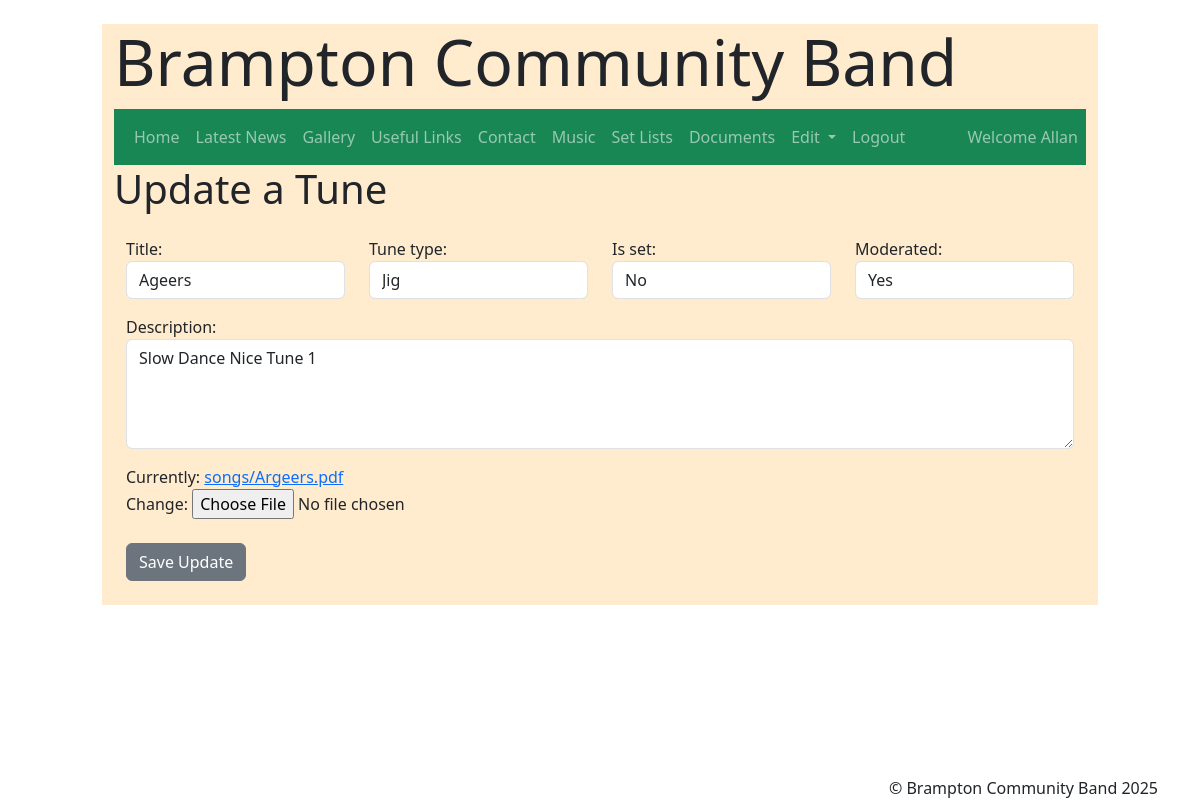
Screenshot of /edit_music/20/change/ (signed in) with the database file from the repository.
### pages/models.py (models this page shows, shortened)
class CustomUser(AbstractUser):
    moderator = models.BooleanField(max_length=5, null=True, blank=True, default=False)

class Songs(models.Model):
    TUNETYPE = (
        ('N/A', 'N/A'),
        ('Jig', 'Jig'),
        ('Reel', 'Reel'),
        ('Polka', 'Polka'),
        ('Listening Tune', 'Listening_Tune')
    )
    SET = (
        ('0', 'No'),
        ('1', 'Yes')
    )
    MOD = (
        ('No', 'No'),
        ('Yes', 'Yes')
    )
    title = models.CharField(max_length=50, null=True, blank=True, unique=True)
    description = models.TextField(blank=True)
    tune_type = models.CharField(max_length=25, choices=TUNETYPE)
    is_set = models.CharField(max_length=5, choices=SET, default=False, blank=True, null=True)
    file = models.FileField(upload_to="songs/")
    moderated = models.CharField(max_length=5, choices=MOD, default=False, blank=True, null=True)
    class Meta:
        ordering = ['id']

### pages/views.py (the view)
# urls.py: path('edit_music/<int:id>/change/', views.edit_music, name='edit_music'),
def edit_music(request, id):
    if request.user.is_authenticated:
        tune = Songs.objects.get(id=id)
        if request.method == 'POST':
            form = SongsForm(request.POST, instance=tune)
            if form.is_valid():
                form.save()
                return redirect('musicMod') # prepopulate the form with an existing band
        else:
            form = SongsForm(instance=tune)
        return render(request, 'edit_music.html',{'form': form})
    else:
        return render(request, 'login.html')

### pages/forms.py
class SongsForm(ModelForm):
    class Meta:
        model = Songs
        fields = ('title', 'description', 'tune_type', 'is_set', 'moderated', 'file')
        widgets = {
            'title': forms.TextInput(attrs={'class':'form-control', 'placeholder':'Title'}),
            'description': forms.Textarea(attrs={'class':'form-control', 'rows':'4', 'placeholder':'Description'}),
            'tune_type': forms.Select(attrs={'class':'form-control'}),
            'is_set': forms.Select(attrs={'class':'form-control'}),
            'moderated': forms.Select(attrs={'class':'form-control'}),
        }

### pages/templates/edit_music.html (shortened to what this page needs)
{% extends "base.html" %}
{% load crispy_forms_tags %}
{% block content %}
{% block page_title %}
<h2 class="display-6">Update a Tune</h2>
{% endblock page_title%}
<div class="container mt-2">
    <div class=""form-group>
        <form method='POST' action='' enctype="multipart/form-data">
            <div class="row ">
                <div class="col-3 mt-3 ">
                    {{form.title.label_tag}}
                    {{form.title}}
                </div>
                <div class="col-3 mt-3 ">
                    {{form.tune_type.label_tag}}
                    {{form.tune_type}}
                </div>
                <div class="col-3 mt-3 ">
                    {{form.is_set.label_tag}}
                    {{form.is_set}}
                </div>
                <div class="col-3 mt-3 ">
                    {{form.moderated.label_tag}}
                    {{form.moderated}}
                </div>
            </div>
            <div class="row" >
                <div class="col-12 mt-3 ">
                    {{form.description.label_tag}}
                    {{form.description}}
                </div>
            </div>
            <div class="row">
                <div class="col-12 mt-3 ">
                    {{form.file}}
                </div>
            </div>
            <br>
            <button type="submit" class="btn btn-secondary">Save Update</button>
            <br>
        </form>
    </div>
</div>
<br>
{% endblock content %}

### pages/templates/navbar.html (shortened to what this page needs)
      <nav class="navbar navbar-expand-lg navbar-dark bg-success">
        <div class="container">
          <div class="collapse navbar-collapse" id="navbarNavDarkDropdown">
            <ul class="navbar-nav">
              <li class="nav-item">
                <a class="nav-link" href="{% url 'index' %}">Home</a>
                </li>
                <li class="nav-item">
                <a class="nav-link" href="{% url 'news' %}">Latest News</a>
                </li>
                <li class="nav-item">
                <a class="nav-link" href="{% url 'gallery' %}">Gallery</a>
                </li>
                <li class="nav-item">
                    <a class="nav-link" href="{% url 'links' %}">Useful Links</a>
                </li>
                <li class="nav-item">
                  <a class="nav-link" href="{% url 'contact' %}">Contact</a>
              </li>
              {% if user.is_authenticated %}
              <li class="nav-item">
                  <a class="nav-link" href="{% url 'music' %}">Music</a>
              </li>
              <li class="nav-item">
                <a class="nav-link" href="{% url 'set' %}">Set Lists</a>
              </li>
              <li class="nav-item">
                <a class="nav-link" href="{% url 'documents' %}">Documents</a>
              </li>
              <li class="nav-item dropdown">
                <a class="nav-link dropdown-toggle" href="#" id="navbarDarkDropdownMenuLink" role="button" data-bs-toggle="dropdown" aria-expanded="false">
                  Edit
                </a>
              </li>
              <li class="nav-item">
                  <a class="nav-link" href="{% url 'logoutBCB' %}">Logout</a>
              </li>
              <li class="nav-item right">
                <a class="nav-link" href="#">Welcome {{user.first_name}}</a>
              </li>
              {% else %}
              <li class="nav-item">
                  <a class="nav-link" href="{% url 'loginBCB' %}">Login</a>
              </li>
               {% endif %}
            </ul>
          </div>
        </div>
      </nav>

### pages/static/style.css (style rules this page uses)
body { background-image: url('Instruments.png'); opacity:1; background-blend-mode: normal; background-size: cover; min-height: 100vh; }
.container-fluid { max-width: 85%; min-height: 95%; }
.right { position: absolute; right: 0; text-align: right; }

### rows the page displays
CustomUser: first_name "Allan"
Songs: title "Ageers", tune_type "Jig", is_set "No", moderated "Yes", description "Slow Dance Nice Tune 1"
